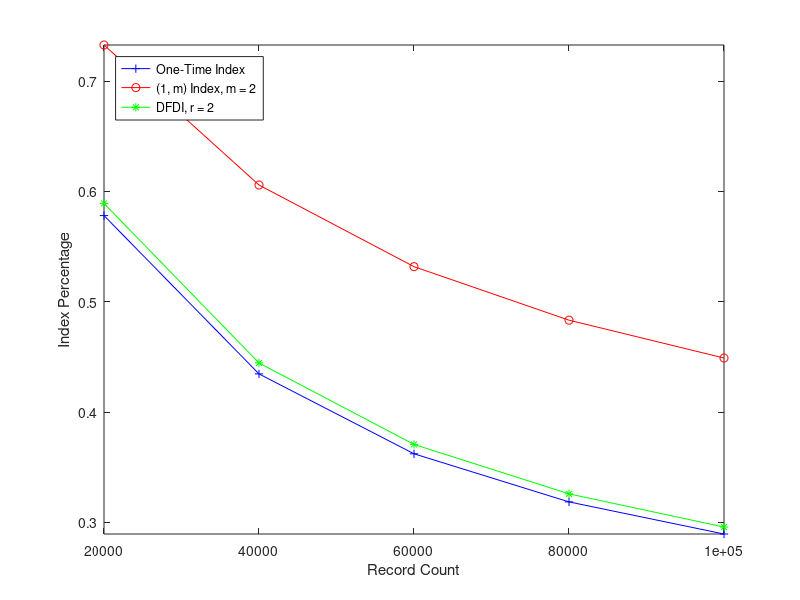

This chart was generated by the following MATLAB code:
x=[20000 40000 60000 80000 100000]

%One-Time Index Percentage
y1=[
    0.5781
    0.4346
    0.3622
    0.3186
    0.2895
]

%(1, m) Index Percentage
y2=[
    0.7327
    0.6058
    0.5318
    0.4833
    0.4490
]

%DFDI Index Percentage
y3=[
    0.5891
    0.4445
    0.3707
    0.3259
    0.2958
]

plot(x, y1, 'b-+', x, y2, 'r-o', x, y3, 'g-*');
ylabel('Index Percentage');
xlabel('Record Count');
legend('One-Time Index', '(1, m) Index, m = 2', 'DFDI, r = 2', 'location', 'NorthWest');
axis tight
set(gca, 'XTick', x)
%title('Execution Time vs Image Size');
%print -deps execution_time.eps